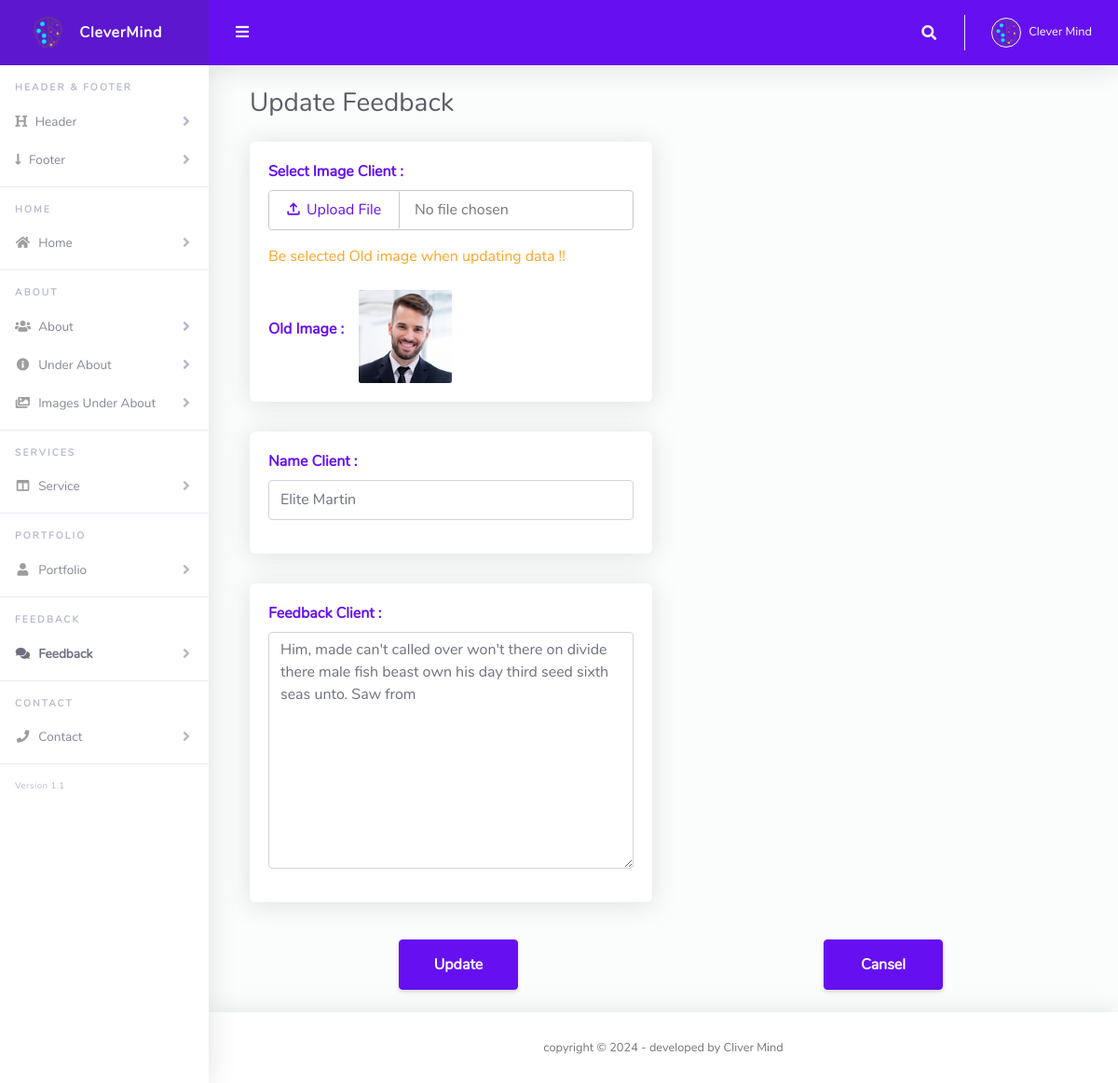
The page /Dashboard/Add_feedback.php?edit_feedback=2 on the database its author committed.
### tables this page shows
CREATE TABLE `feedback` (
  `id_feedback` int(11) NOT NULL,
  `img_feedback` text NOT NULL,
  `name_client` varchar(200) NOT NULL,
  `feed_client` varchar(500) NOT NULL
);

### Dashboard/includes/functions.php (called while the page is built, shortened)
<?php
include "connection.php";
include "incFun.php";
if(isset($_GET['edit_feedback'])){
   $id_feedback=$_GET['edit_feedback'];
   $update=true;
   $edit=true;
   $sql="SELECT * FROM `feedback` WHERE `id_feedback`='$id_feedback'";
   $query=mysqli_query($conn,$sql);
   while ($row=mysqli_fetch_assoc($query)) {
      $img_feedback = $row['img_feedback'];
      $name_client = $row['name_client'];
      $feed_client = $row['feed_client'];
   }
   if(empty($_FILES['img_feedback']['name'])){
      $errors['edit_img_feedback']="Be selected Old image when updating data !!";
   }
}
?>

### Dashboard/includes/incFun.php (called while the page is built, shortened)
<?php
$errors=array("name_tab"=>"" , "img_tab"=>"" , "edit_img_tab"=>"" , "img_logo"=>"" , "edit_img_logo"=>"" , "img_footer"=>"" , "edit_img_footer"=>"" ,
              "name_home"=>"" , "department"=>"" , "phone_home"=>"" , "email_home"=>"" , "zoom"=>"" , "messenger"=>"" , "cv_home"=>"" ,  "edit_cv_home"=>"" ,
              "description_about"=>"" , "cv_about"=>"" , "edit_cv_about"=> "", "experience"=>"" , "P_E"=>"" , "img_imgs_underabout"=>"" , "edit_img_imgs_underabout"=>"" ,
              "title_service1"=>"" , "title_service2"=>"" , "title_service3"=>"" , "title_service4"=>"" , "description_service1"=>"" , "description_service2"=>"" , "description_service3"=>"" , "description_service4"=>"" ,
              "state"=>"" , "state2"=>"" , "img_portfolio"=>"" , "edit_img_portfolio"=>"" , "name_portfolio"=>"" ,
              "img_feedback"=>"" , "edit_img_feedback"=>"" , "name_client"=>"" , "feed_client"=>"" ,
              "facebook"=>"" , "twitter"=>"" , "instagram"=>"" , "linkedin"=>"" );
?>

### Dashboard/Add_feedback.php (the view, shortened to what this page needs)
<?php
include "./includes/connection.php";
include "./includes/functions.php";
include "./includes/header.php";
?>
      <li class="nav-item">
        <a class="nav-link collapsed" href="#" data-toggle="collapse" data-target="#collapseHeader" aria-expanded="true"
          aria-controls="collapseHeader">
          <i class="fa fa-header"></i>
          <span>Header</span>
        </a>
      </li>
      <li class="nav-item">
        <a class="nav-link collapsed" href="#" data-toggle="collapse" data-target="#collapseFooter" aria-expanded="true"
          aria-controls="collapseFooter">
          <i class="fa fa-long-arrow-down"></i>
          <span>Footer</span>
        </a>
      </li>
      <hr class="sidebar-divider">
      <div class="sidebar-heading">
        Home
      </div>
      <li class="nav-item">
        <a class="nav-link collapsed" href="#" data-toggle="collapse" data-target="#collapseHome" aria-expanded="true"
          aria-controls="collapseHome">
          <i class="fas fa-fw fa-home"></i>
          <span>Home</span>
        </a>
      </li>
      <hr class="sidebar-divider">
      <div class="sidebar-heading">
        About
      </div>
      <li class="nav-item">
        <a class="nav-link collapsed" href="#" data-toggle="collapse" data-target="#collapseAbout" aria-expanded="true"
          aria-controls="collapseAbout">
          <i class="fas fa-fw fa-users"></i>
          <span>About</span>
        </a>
      </li>
      <li class="nav-item">
        <a class="nav-link collapsed" href="#" data-toggle="collapse" data-target="#collapseUnder" aria-expanded="true"
          aria-controls="collapseUnder">
          <i class="fas fa-fw fa-info-circle"></i>
          <span>Under About</span>
        </a>
      </li>
      <li class="nav-item">
        <a class="nav-link collapsed" href="#" data-toggle="collapse" data-target="#collapseImagesUnder" aria-expanded="true"
          aria-controls="collapseImagesUnder">
          <i class="fas fa-fw fa-images"></i>
          <span>Images Under About</span>
        </a>
      </li>
      <hr class="sidebar-divider">
      <div class="sidebar-heading">
        Services
      </div>
      <li class="nav-item">
        <a class="nav-link collapsed" href="#" data-toggle="collapse" data-target="#collapseService" aria-expanded="true"
          aria-controls="collapseService">
          <i class="fas fa-fw fa-columns"></i>
          <span>Service</span>
        </a>
      </li>
      <hr class="sidebar-divider">
      <div class="sidebar-heading">
        Portfolio
      </div>
      <li class="nav-item">
        <a class="nav-link collapsed" href="#" data-toggle="collapse" data-target="#collapsePortfolio" aria-expanded="true"
          aria-controls="collapsePortfolio">
          <i class="fas fa-fw fa-user"></i>
          <span>Portfolio</span>
        </a>
      </li>
      <hr class="sidebar-divider">
      <div class="sidebar-heading">
        Feedback
      </div>
      <li class="nav-item active">
        <a class="nav-link collapsed" href="#" data-toggle="collapse" data-target="#collapseFeedback" aria-expanded="true"
          aria-controls="collapseFeedback">
          <i class="fas fa-fw fa-comments"></i>
          <span>Feedback</span>
        </a>
      </li>
      <hr class="sidebar-divider">
      <div class="sidebar-heading">
        Contact
      </div>
      <li class="nav-item">
        <a class="nav-link collapsed" href="#" data-toggle="collapse" data-target="#collapseContact" aria-expanded="true"
          aria-controls="collapseContact">
          <i class="fas fa-fw fa-phone"></i>
          <span>Contact</span>
        </a>
      </li>
      <hr class="sidebar-divider">
      <div class="version" id="version-ruangadmin"></div>
    </ul>
    <div id="content-wrapper" class="d-flex flex-column">
      <div id="content">
        <?php include "./includes/navbar.php"; ?>
        <div class="container-fluid" id="container-wrapper">
          <form action="<?php echo $_SERVER['PHP_SELF'] ?>" method="POST" enctype="multipart/form-data">
            <div class="row m-2">
              <div class="col-xl-12 col-md-12">
                  <?php if($update==true || $edit==true): ?>
                      <h1 class="h3 text-gray-800 mb-3">Update Feedback</h1>
                  <?php else: ?>
                      <h1 class="h3 text-gray-800 mb-3">Add New Feedback</h1>
                  <?php endif; ?>
              </div>
            </div>
            <div class="row m-2">
              <div class="col-xl-6 col-lg-6 mb-4">
                <div class="card h-100">
                  <div class="card-body">
                    <div class="row align-items-center">
                      <div class="col">
                        <div class="form-group mb-0 pm-0">
                          <label class="text-primary font-weight-bold">Select Image Client :</label>
                          <div class="input-group">
                            <input type="file" name="img_feedback" class="pl-0 py-0" accept="Image/*">
                            <div class="d-flex flex-column">
                              <?php if($edit==true): ?>
                                <p class="text-warning pt-3 mb-0"><?php echo $errors['edit_img_feedback'] ?></p> <br>
                                <div class="d-flex align-items-center">
                                  <p class="text-primary font-weight-bold mr-3 ">Old Image :  </p>
                                  <img src="Upload/<?php echo $img_feedback ?>" alt="<?php echo $img_feedback ?>" title="<?php echo $img_feedback ?>" style="width:100px; height: 100px;">
                                </div>
                              <?php endif; ?>
                            </div>
                          </div>
                        </div>
                      </div>
                    </div>
                  </div>
                </div>
              </div>
            </div>
            <div class="row m-2">
              <div class="col-xl-6 col-lg-6 mb-4">
                <div class="card h-100">
                  <div class="card-body">
                    <div class="row align-items-center">
                      <div class="col">
                        <div class="form-group mb-0 pm-0">
                          <label class="text-primary font-weight-bold">Name Client :</label>
                          <input type="text" name="name_client" class="form-control" value="<?php echo htmlspecialchars($name_client); ?>" placeholder="Enter Name ...">
                          <div class="text-danger pt-3"><?php echo $errors['name_client'] ?></div>
                        </div>
                      </div>
                    </div>
                  </div>
                </div>
              </div>
            </div>
            <div class="row m-2">
              <div class="col-xl-6 col-lg-6 mb-4">
                <div class="card h-100">
                  <div class="card-body">
                    <div class="row align-items-center">
                      <div class="col">
                        <div class="form-group mb-0 pm-0">
                          <label class="text-primary font-weight-bold">Feedback Client :</label>
                          <textarea class="form-control" name="feed_client" cols="30" rows="10" placeholder="Enter Description"><?php echo htmlspecialchars($feed_client); ?></textarea>
                          <div class="text-danger pt-3"><?php echo $errors['feed_client'] ?></div>
                        </div>
                      </div>
                    </div>
                  </div>
                </div>
              </div>
            </div>
            <div class="row justify-content-around bs m-2">
              <div class="col-lg-2 col-xl-2">
                <?php if($update==true): ?>
                  <button name="update_feedback" class="btn btn-primary m-2 w-100 h-100 font-weight-bold">Update</button>
                <?php else: ?>
                  <button name="save_feedback" class="btn btn-primary m-2 w-100 h-100 font-weight-bold">Save</button>
                <?php endif; ?>
              </div>
              <div class="col-lg-2 col-xl-2 bc">
                <button name="cansel_feedback" class="btn btn-primary m-2 w-100 h-100 font-weight-bold">Cansel</button>
              </div>
            </div>
          </form>
          <br>
        </div>
      </div>
<?php include "./includes/footer.php"; ?>

### rows shown on the page
feedback: img_feedback (picture), name_client "Elite Martin", feed_client "Him, made can't called over won't there on divide there male fish beast own his day third seed sixth seas unto. Saw from"

### other values the page prints
$errors['edit_img_feedback'] "Be selected Old image when updating data !!"
